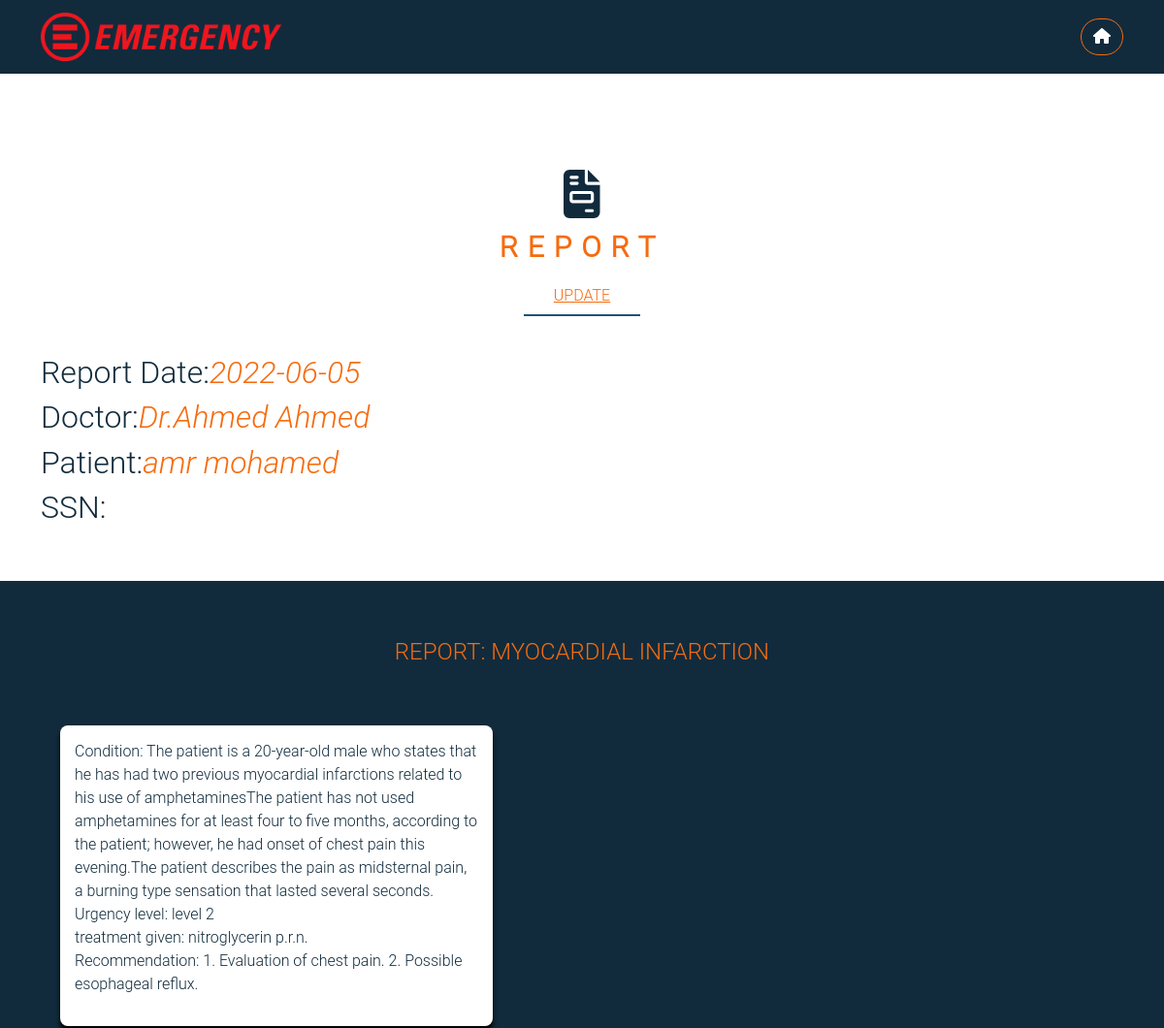
Before: /report/1 (signed in, upper part) with the older database file.
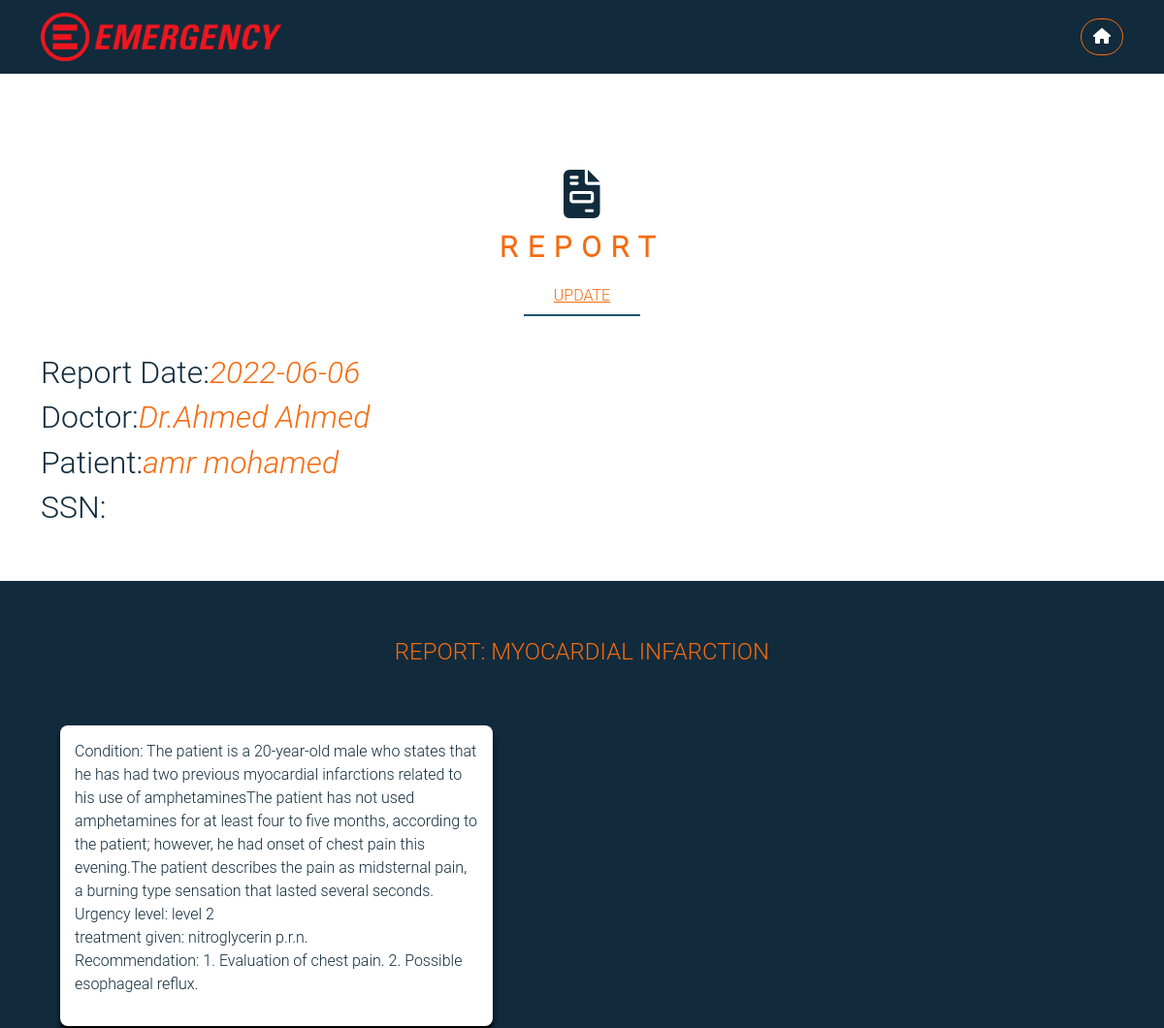
After: the same page with the newer database file.
### emergencydebartment/models.py (models this page shows, shortened)
class Report(db.Model):
    id = db.Column(db.Integer, primary_key=True)
    patient_id = db.Column(db.Integer, db.ForeignKey('patient.id'),nullable = False, default=99999999999999)
    doctor_id =  db.Column(db.Integer, db.ForeignKey('doctor.id'),nullable = False)
    patient_ssn = db.Column(db.Integer,nullable=False, default=99999999999999)
    date =  db.Column(db.DateTime, default = datetime.utcnow)
    title = db.Column(db.String(50),nullable = False )
    condition = db.Column(db.String(300))
    urgency = db.Column(db.String(7))
    treatment = db.Column(db.String(100))
    recommendation = db.Column(db.String(100))
    images = db.relationship('Images',  backref='Report', lazy=True, foreign_keys = 'Images.report_id')

### emergencydebartment/routes.py (the view)
@app.route("/report/<int:report_id>")
@login_required(role = 'ANY')
def report(report_id):
    report = Report.query.get_or_404(report_id)
    patient = Patient.query.get(report.patient_id)
    if current_user.user_role == "Patient" and current_user.id != patient.id:
        abort(403)
    doctor = Doctor.query.get(report.doctor_id)
    images = report.images
    return render_template('patient_report.html', report = report, doctor=doctor, patient=patient, images=images)

### emergencydebartment/models.py (called while the page is built)
@login_manager.user_loader
def load_user(user_id):
    return User.query.get(int(user_id))

### emergencydebartment/routes.py (called while the page is built)
def login_required(role="ANY"):
    def wrapper(fn):
        @wraps(fn)
        def decorated_view(*args, **kwargs):
            if not current_user.is_authenticated:
              return login_manager.unauthorized()
            if current_user.user_role != 'Admin':
                if ((current_user.user_role != role) and (role != "ANY")):
                    return login_manager.unauthorized()
            return fn(*args, **kwargs)
        return decorated_view
    return wrapper

### emergencydebartment/templates/patient_report.html (shortened to what this page needs)
<!DOCTYPE html>
<html lang="en">
<head>
    <link rel="stylesheet" href="../static/styles/all.min.css">
    <link rel="stylesheet" href="../static/styles/bootstrap.min.css">
    <link rel="stylesheet" href="../static/styles/login.css">
    <link rel="stylesheet" href="../static/styles/table.css">
    <link rel="stylesheet" href="../static/styles/style.css">
    <link rel="stylesheet" href="../static/styles/galary.css">
    <link rel="stylesheet" href="../static/styles/box.css">
</head>
    <body>
        <nav class="navbar navbar-expand-lg sticky-top">
            <div class="container">
                <a class="navbar-brand" href="{{ url_for('home') }}">
                    <img src="../static/images/Emergency_(NGO)_logo.svg.png" alt="Emergency" height="50 px">
                </a>
                    <a href="{{ url_for('home') }}" class="log-out btn btn-primary rounded-pill main-btn ms-1"><i class="fa-solid fa-house"></i></a>
                </div>
        </nav>
        <section class="services pt-5 pb-5">
            <div class="container">
              <div class="main-title mt-5 mb-5 position-relative text-center">
                <h1 class="serv-icon mb-0">
                  <i class="fas fa-file-invoice align-items-center"></i>
                </h1>
                <p class="title ">report</p>
                {% if current_user.id == report.doctor_id %}
                <a class="textgold" href="{{ url_for('update_report', report_id=report.id) }}">UPDATE</a>
                {% endif %}
              </div>
                <div class="textblue">
                    <h2>Report Date:<i class="textgold">{{report.date.strftime("%Y-%m-%d")}}</i></h2>
                    <h2>Doctor:<i class="textgold">Dr.{{ doctor.Fname + " " +doctor.Lname}}</i> </h2>
                    {% if patient %}
                    <h2>Patient:<i class="textgold">{{ patient.Fname + " " + patient.Lname }}</i></h2>
                    {% else %}
                    <h2>Patient:<i class="textgold">unknown patient</i></h2>
                    {% endif %}
                    {% if report.patient_ssn != 99999999999999 %}
                    <h2>SSN:<i class="textgold">{{ report.patient_ssn }}</i></h2>
                    {% else %}
                    <h2>SSN:</h2>
                    {% endif %}
                </div>
            </div>
        </section>
        <div class="container">
            <legend class="textgold text-uppercase"> report: {{ report.title }}</legend>
            <div class="box backwhite">
                <p class="textblue">
                   Condition:                {{ report.condition }}<br>
                   Urgency level:             {{ report.urgency }}<br>
                   treatment given:           {{ report.treatment }}<br>
                   Recommendation:            {{ report.recommendation }}<br>
                </p>
            </div>
        </div>
        <section class="gallery min-vh-100">
            <div class="container-lg">
            </div>
        </section>
    </body>
</html>

Changed rows visible on the page:
changed Report "MYOCARDIAL INFARCTION": date "2022-06-05" → "2022-06-06"
